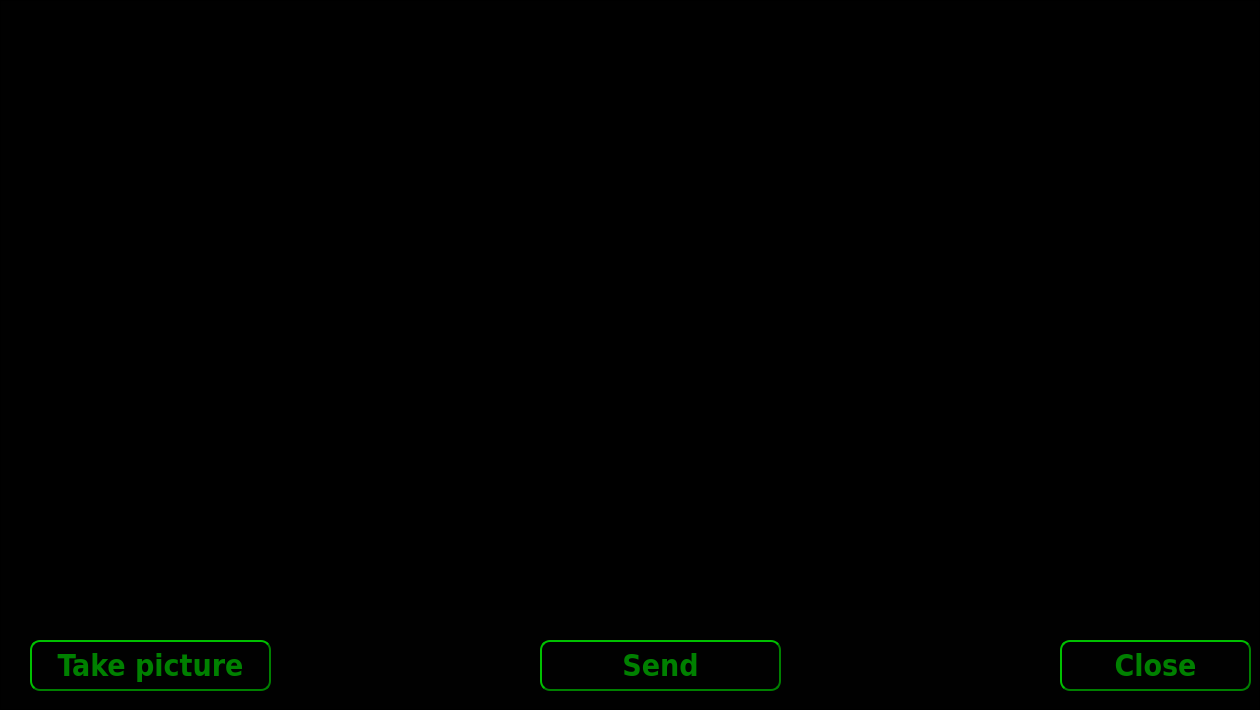
   <widget class="QFrame" name="imageFrame">
    <property name="enabled">
     <bool>true</bool>
    </property>
    <property name="geometry">
     <rect>
      <x>10</x>
      <y>10</y>
      <width>1260</width>
      <height>710</height>
     </rect>
    </property>
    <property name="styleSheet">
     <string notr="true">background-color:rgba(0, 0, 0, 240)</string>
    </property>
    <property name="frameShape">
     <enum>QFrame::StyledPanel</enum>
    </property>
    <property name="frameShadow">
     <enum>QFrame::Raised</enum>
    </property>
    <widget class="QPushButton" name="imageFrameCloseButton">
     <property name="geometry">
      <rect>
       <x>1060</x>
       <y>640</y>
       <width>191</width>
       <height>51</height>
      </rect>
     </property>
     <property name="font">
      <font>
       <family>DejaVu Sans Condensed</family>
       <pointsize>-1</pointsize>
       <weight>75</weight>
       <italic>false</italic>
       <bold>true</bold>
      </font>
     </property>
     <property name="focusPolicy">
      <enum>Qt::NoFocus</enum>
     </property>
     <property name="styleSheet">
      <string notr="true">QPushButton {
    background-color: transparent;
    border-style: outset;
    border-width: 2px;
    border-radius: 10px;
    border-color: green;
   color: green;
    font: bold 30px;
    min-width: 1em;
    padding: 6px;
}
QPushButton:pressed {
    background-color: rgb(0,255, 0);
    border-style: inset;
}
</string>
     </property>
     <property name="text">
      <string>Close</string>
     </property>
     <property name="checkable">
      <bool>true</bool>
     </property>
    </widget>
    <widget class="QPushButton" name="imageFrameTakePictureButton">
     <property name="geometry">
      <rect>
       <x>30</x>
       <y>640</y>
       <width>241</width>
       <height>51</height>
      </rect>
     </property>
     <property name="font">
      <font>
       <family>DejaVu Sans Condensed</family>
       <pointsize>-1</pointsize>
       <weight>75</weight>
       <italic>false</italic>
       <bold>true</bold>
      </font>
     </property>
     <property name="focusPolicy">
      <enum>Qt::NoFocus</enum>
     </property>
     <property name="styleSheet">
      <string notr="true">QPushButton {
    background-color: transparent;
    border-style: outset;
    border-width: 2px;
    border-radius: 10px;
    border-color: green;
   color: green;
    font: bold 30px;
    min-width: 1em;
    padding: 6px;
}
QPushButton:pressed {
    background-color: rgb(0,255, 0);
    border-style: inset;
}
</string>
     </property>
     <property name="text">
      <string>Take picture</string>
     </property>
     <property name="checkable">
      <bool>true</bool>
     </property>
    </widget>
    <widget class="QLabel" name="imageFramePictureLabel">
     <property name="geometry">
      <rect>
       <x>10</x>
       <y>10</y>
       <width>1240</width>
       <height>600</height>
      </rect>
     </property>
     <property name="styleSheet">
      <string notr="true"> color: green;
 font: 60px;
</string>
     </property>
     <property name="text">
      <string/>
     </property>
     <property name="scaledContents">
      <bool>true</bool>
     </property>
     <property name="alignment">
      <set>Qt::AlignCenter</set>
     </property>
    </widget>
    <widget class="QPushButton" name="imageFrameSendPicture">
     <property name="geometry">
      <rect>
       <x>540</x>
       <y>640</y>
       <width>241</width>
       <height>51</height>
      </rect>
     </property>
     <property name="font">
      <font>
       <family>DejaVu Sans Condensed</family>
       <pointsize>-1</pointsize>
       <weight>75</weight>
       <italic>false</italic>
       <bold>true</bold>
      </font>
     </property>
     <property name="focusPolicy">
      <enum>Qt::NoFocus</enum>
     </property>
     <property name="styleSheet">
      <string notr="true">QPushButton {
    background-color: transparent;
    border-style: outset;
    border-width: 2px;
    border-radius: 10px;
    border-color: green;
   color: green;
    font: bold 30px;
    min-width: 1em;
    padding: 6px;
}
QPushButton:pressed {
    background-color: rgb(0,255, 0);
    border-style: inset;
}
</string>
     </property>
     <property name="text">
      <string>Send</string>
     </property>
     <property name="checkable">
      <bool>true</bool>
     </property>
    </widget>
   </widget>
